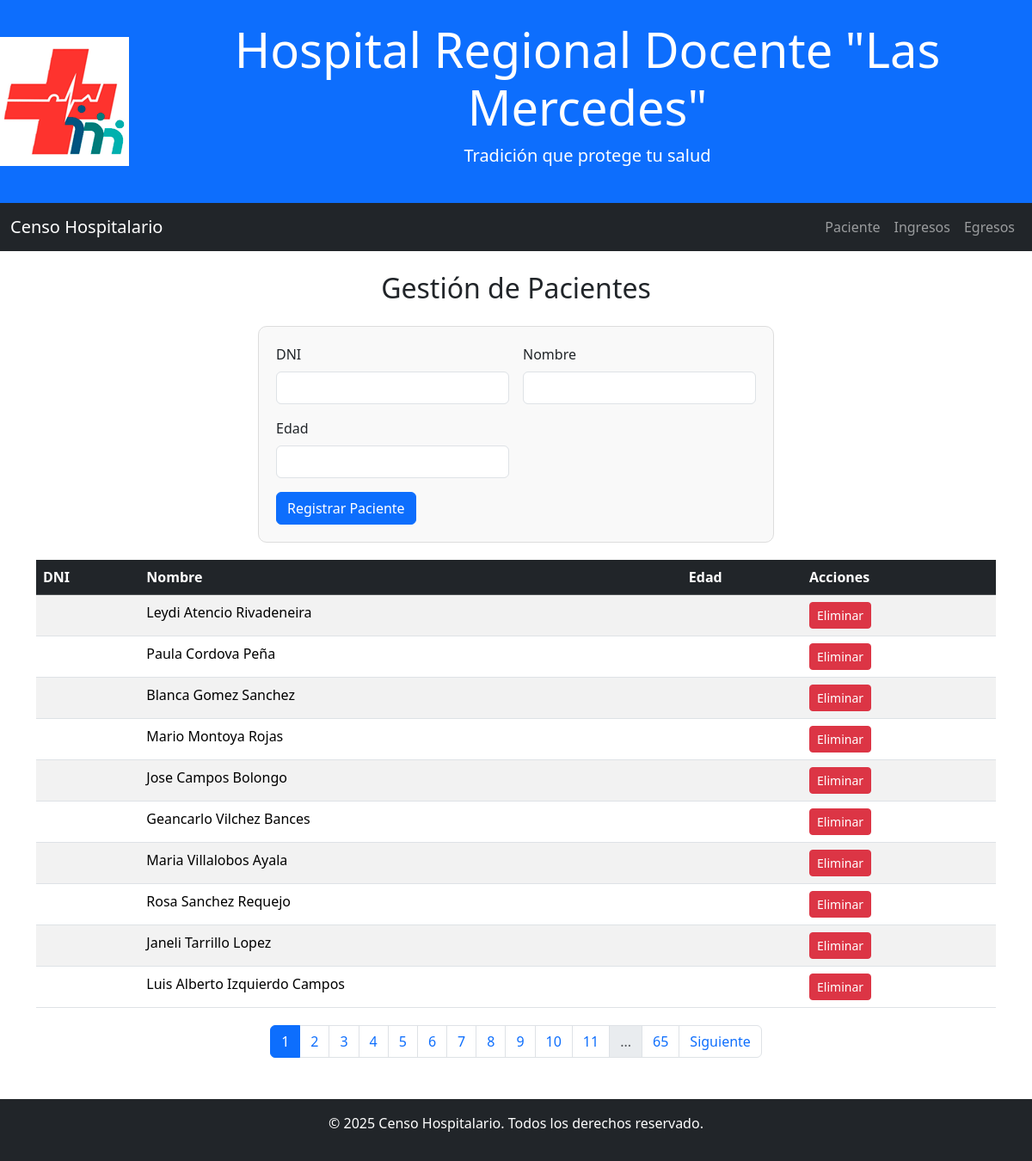
/pages/paciente.php, run on an earlier commit of the app's database.
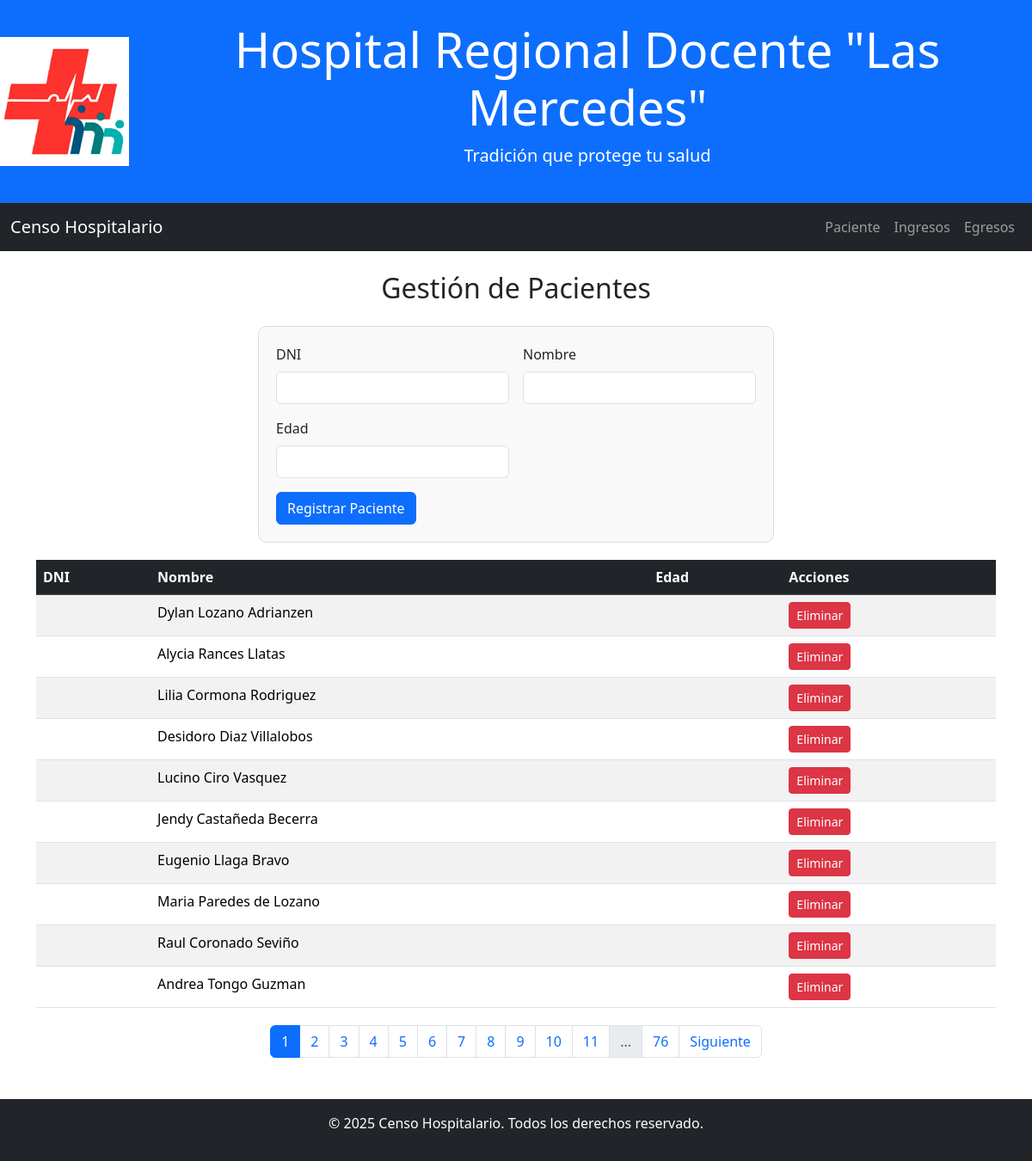
And on a later commit of the database.
### tables this page shows
CREATE TABLE `paciente` (
  `id` bigint(20) UNSIGNED NOT NULL,
  `dni` int(11) DEFAULT NULL,
  `nombre` varchar(100) NOT NULL,
  `edad` int(11) DEFAULT NULL
);

### pages/paciente.php (the view, shortened to what the changed rows need)
<!DOCTYPE html>
<html lang="es">
<head>
    <link href="https://cdn.jsdelivr.net/npm/bootstrap@5.3.3/dist/css/bootstrap.min.css"
        rel="stylesheet"
>
    <link rel="stylesheet" href="../css/estilos.css">
</head>
<body>
    <header class="bg-primary text-white text-center py-4 d-flex align-items-center justify-content-center">
        <div>
            <h1 class="display-4">Hospital Regional Docente "Las Mercedes"</h1>
        </div>
    </header>
    <div class="container mt-4">
        <h2 class="text-center mb-4">Gestión de Pacientes</h2>
        <div class="table-container">
            <?php
            include '../includes/db.php';
            $page = isset($_GET['page']) ? (int)$_GET['page'] : 1;
            $perPage = 10;
            $offset = ($page - 1) * $perPage;
            $result = $conn->query("SELECT * FROM paciente ORDER BY id DESC LIMIT $perPage OFFSET $offset");
            if ($result->rowCount() > 0) {
                echo "<table class='table table-striped table-hover'>
                        <thead class='table-dark'>
                            <tr>
                                <th>DNI</th>
                                <th>Nombre</th>
                                <th>Edad</th>
                                <th>Acciones</th>
                            </tr>
                        </thead>
                        <tbody>";
                while ($row = $result->fetch(PDO::FETCH_ASSOC)) {
                    echo "<tr>
                            <td>" . $row["dni"] . "</td>
                            <td>" . $row["nombre"] . "</td>
                            <td>" . $row["edad"] . "</td>
                            <td>
                                <form action='../js/eliminar_paciente.php' method='POST' style='display:inline;'>
                                    <input type='hidden' name='nombre' value='" . htmlspecialchars($row["nombre"]) . "'>
                                    <button class='btn btn-danger btn-sm' type='submit'
                                    onclick='return confirm(\"¿Estás seguro de eliminar este paciente?\");'>Eliminar</button>
                                </form>
                            </td>
                          </tr>";
                }
                echo "</tbody></table>";
                $totalRows = $conn->query("SELECT COUNT(*) FROM paciente")->fetchColumn();
                $totalPages = ceil($totalRows / $perPage);
                $pagesToShow = 10;
                echo "<nav aria-label='Page navigation'>
                        <ul class='pagination justify-content-center'>";
                $startPage = max(1, $page - $pagesToShow);
                $endPage = min($totalPages, $page + $pagesToShow);
                for ($i = $startPage; $i <= $endPage; $i++) {
                    $active = ($page == $i) ? 'active' : '';
                    echo "<li class='page-item $active'><a class='page-link' href='?page=$i'>$i</a></li>";
                }
                if ($page < $totalPages - $pagesToShow) {
                    if ($page < $totalPages - $pagesToShow - 1) {
                        echo "<li class='page-item disabled'><span class='page-link'>...</span></li>";
                    }
                    echo "<li class='page-item'><a class='page-link' href='?page=$totalPages'>$totalPages</a></li>";
                }
                echo "</ul></nav>";
            } else {
                echo "<div class='alert alert-info'>No hay pacientes registrados.</div>";
            }
            ?>
        </div>
    </div>
</body>
</html>

What changed in the data, as far as the page shows it:
no longer on this page (row unchanged): paciente: nombre "Leydi Atencio Rivadeneira"
no longer on this page (row unchanged): paciente: nombre "Paula Cordova Peña"
no longer on this page (row unchanged): paciente: nombre "Blanca Gomez Sanchez"
no longer on this page (row unchanged): paciente: nombre "Mario Montoya Rojas"
no longer on this page (row unchanged): paciente: nombre "Jose Campos Bolongo"
no longer on this page (row unchanged): paciente: nombre "Geancarlo Vilchez Bances"
no longer on this page (row unchanged): paciente: nombre "Maria Villalobos Ayala"
no longer on this page (row unchanged): paciente: nombre "Rosa Sanchez Requejo"
no longer on this page (row unchanged): paciente: nombre "Janeli Tarrillo Lopez"
no longer on this page (row unchanged): paciente: nombre "Luis Alberto Izquierdo Campos"
added paciente: nombre "Dylan Lozano Adrianzen"
added paciente: nombre "Alycia Rances Llatas"
added paciente: nombre "Lilia Cormona Rodriguez"
added paciente: nombre "Desidoro Diaz Villalobos"
added paciente: nombre "Lucino Ciro Vasquez"
added paciente: nombre "Jendy Castañeda Becerra"
added paciente: nombre "Eugenio Llaga Bravo"
added paciente: nombre "Maria Paredes de Lozano"
added paciente: nombre "Raul Coronado Seviño"
added paciente: nombre "Andrea Tongo Guzman"
Also different on the page:
$totalPages: "65" → "76"
